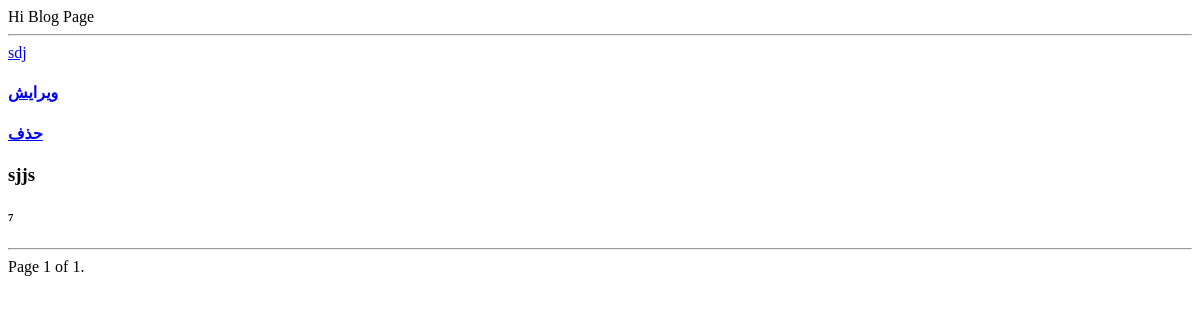
Before: /post (signed in) with the older database file.
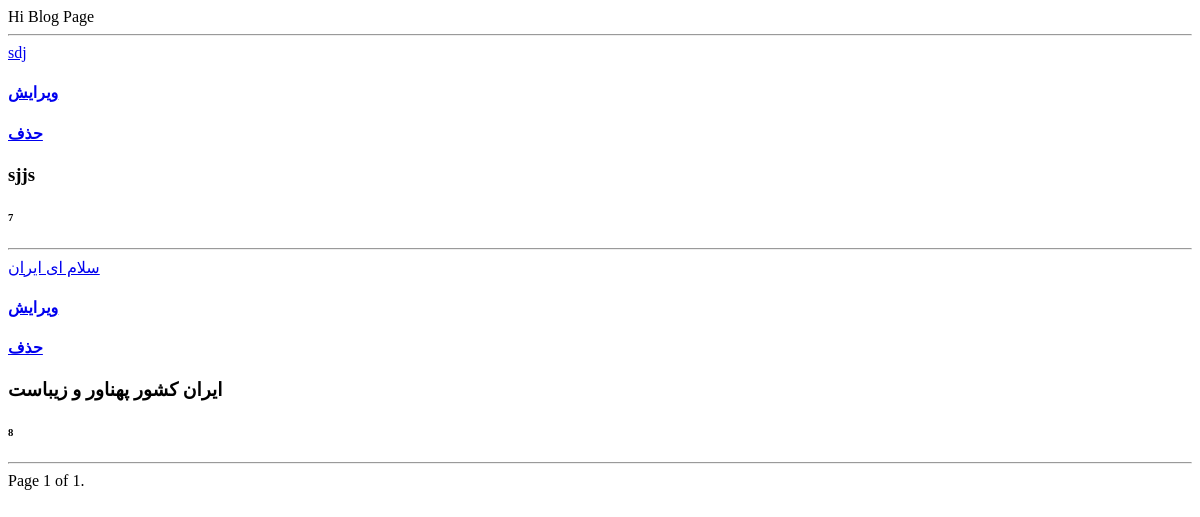
After: the same page with the newer database file.
### blog/models.py (models this page shows, shortened)
class Post(models.Model):
    author = models.ForeignKey('accounts.Profile' , on_delete=models.CASCADE)
    image=models.ImageField(null=True, blank=True)
    title = models.CharField(max_length=250)
    content= models.TextField()
    status=models.BooleanField()
    category = models.ForeignKey('Category' , on_delete=models.SET_NULL , null=True)
    created_date = models.DateTimeField(auto_now_add=True)
    updated_date =models.DateTimeField(auto_now=True)
    published_date = models.DateTimeField()

### blog/views.py (the view)
# urls.py: path('post', views.Posts.as_view(), name='Post Page'),
class Posts(PermissionRequiredMixin,LoginRequiredMixin,ListView):
    queryset = Post.objects.filter(status=True)
    template_name = 'base.html'
    permission_required = 'blog.view_post'
    context_object_name = 'posts'
    paginate_by = 3
    redirect_field_name = 'redirect_to'
    ordering = ['id']

### templates/base.html (shortened to what this page needs)
<!DOCTYPE html>
<html lang="en">
<head>
</head>
<body>
    Hi {{ name }}
    Blog Page
    <hr/>
    {% for post in object_list %}
        <a href="{% url 'blog:post-detail' pk=post.id %}">  {{ post.title }}</a>
            <a href="{% url 'blog:UpdatePost' pk=post.id %}"><h4>ویرایش</h4></a>
            <a href="{% url 'blog:DeletePost' pk=post.id %}"><h4>حذف</h4></a>
        <h3>{{ post.content }}</h3>
        <h6>{{ post.id }}</h6>
        <hr/>
    {% endfor %}
<div class="pagination">
    <span class="step-links">
        <span class="current">
            Page {{ page_obj.number }} of {{ page_obj.paginator.num_pages }}.
        </span>
    </span>
</div>
</body>
</html>

Changed rows visible on the page:
added Post: title "سلام ای ایران", content "ایران کشور پهناور و زیباست", id "8"
